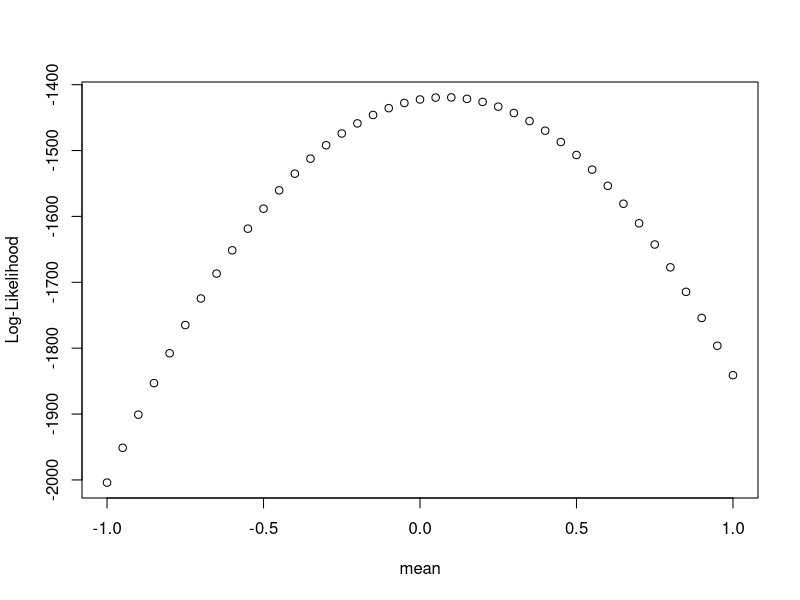
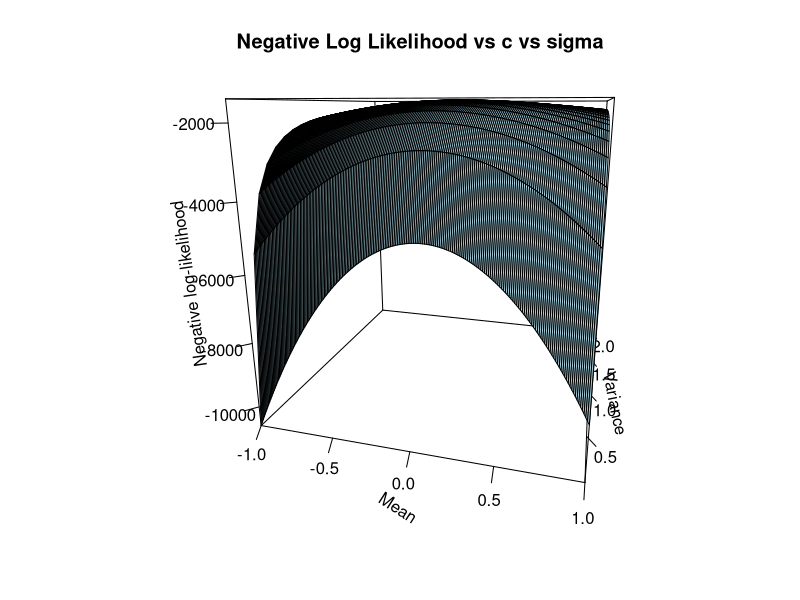

These figures' R source, in order:
rm(list = ls())

#set.seed(1123)
data = rnorm(1000)
data1<<-data

# unknown parameter estimation using method of moments 
mean.mme <- sum(data1)/length(data1)
var.mme <- sum((data1-mean.mme)^2)/length(data1)

# maximum likelihood estimate of the unknown parameters
n <- length(data1)
logl <- function(init) {
  mean1<-init[1]; var1<-init[2]
  l <- ((-n/2)*log(2*pi*var1) - (1/(2*var1))*sum((data1-mean1)^2))
  return (-l)
}
init<-c(0.05, 0.8)
xmax <- nlminb(start =init , logl, hessian = T)

# plotting log likelihood for different values of mean keeping the variance constant
loglikvalue_mu.norm<-function(mu.norm,x) 
{
  xx <- length(mu.norm)
  loglikelihood.norm <- rep(0,xx)
  for (i in 1:xx){ 
    ll <- logl(init = c(mu.norm[i],1))
    loglikelihood.norm[i] <-  -ll}
  return(loglikelihood.norm)
}
mean.values<-seq(-1,1,by=0.05) 
ll.norm<-loglikvalue_mu.norm(mean.values,data1)
data.norm<-data.frame(cbind(mean.values,ll.norm))
plot(data.norm[,1],data.norm[,2],xlab="mean",ylab="Log-Likelihood",
     xlim=c(-1,1),ylim=c(min(ll.norm),max(ll.norm)))


# plotting log likelihood for different values of mean and variance
loglikvalue_mu.norm<-function(mu.norm,var.norm,x) 
{
  xx <- length(mu.norm)
  yy <- length(var.norm)
  M <- matrix(nrow = xx, ncol =  yy)
  for (i in 1:xx){ 
    for(j in 1:yy){
      ll <- logl(init = c(mu.norm[i],var.norm[j]))
      M[i,j] <- ll
    }
  }
  return(-M)
}
mean.values <-seq(-1, 1, by = 0.01) 
varian.values <- seq(0.1, 2, by = 0.1)

ll.norm<-loglikvalue_mu.norm(mean.values,varian.values,data1)

persp(mean.values, varian.values, ll.norm, col='lightblue', theta = 15, ticktype = 'detailed', xlab='Mean', ylab='Variance', zlab='Negative log-likelihood', main = "Negative Log Likelihood vs c vs sigma")
